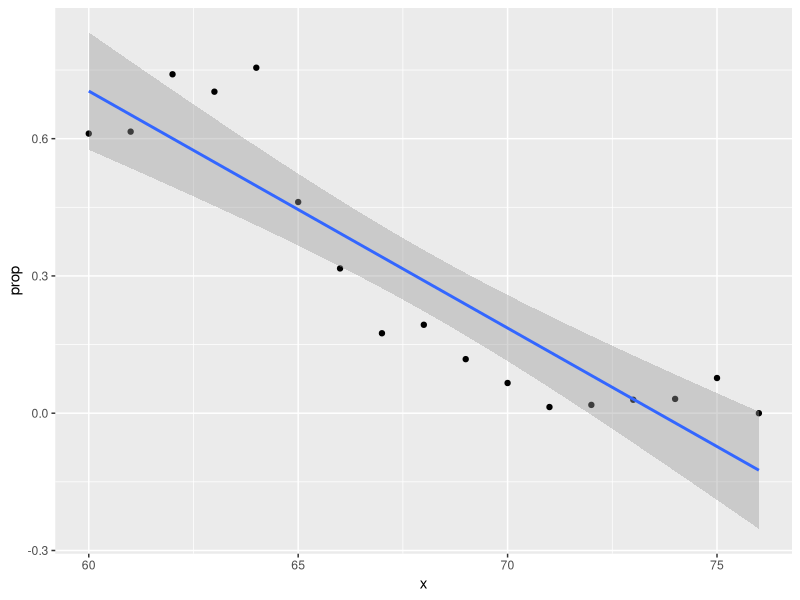
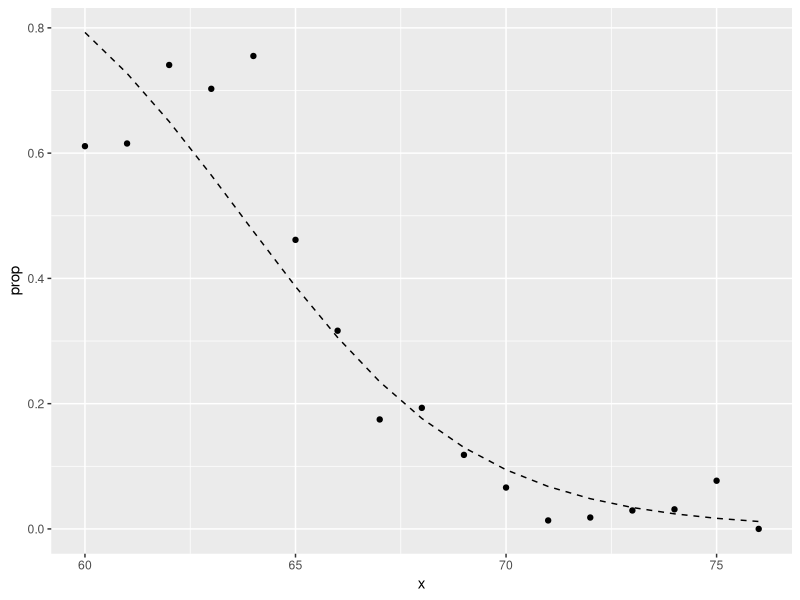

Source code (R) for these figures, in order:
# Regression for categorical outcomes # 
library(tidyverse)
library(caret)
library(dslabs)
data("heights")
y <- heights$height

set.seed(2, sample.kind = "Rounding") #if you are using R 3.6 or later

test_index <- createDataPartition(y, times = 1, p = 0.5, list = FALSE)
train_set <- heights %>% slice(-test_index)
test_set <- heights %>% slice(test_index)
# What is the probability of  being female if you're 66 inches tall?
train_set %>% 
  filter(round(height)==66) %>%
  summarize(y_hat = mean(sex=="Female"))


# Conditional probabilities are close to linear
heights %>% 
  mutate(x = round(height)) %>%
  group_by(x) %>%
  filter(n() >= 10) %>%
  summarize(prop = mean(sex == "Female")) %>%
  ggplot(aes(x, prop)) +
  geom_point()+
  geom_smooth(method="lm")

# Estimate equation shows in graph above
lm_fit <- mutate(train_set, y = as.numeric(sex == "Female")) %>% lm(y ~ height, data = .)

p_hat <- predict(lm_fit, test_set)
y_hat <- ifelse(p_hat > 0.5, "Female", "Male") %>% factor()

confusionMatrix(y_hat, test_set$sex)


# Now estimating using GLm, for non-linear estimates bound between 0&1

# fit logistic regression model
glm_fit <- train_set %>% 
  mutate(y = as.numeric(sex == "Female")) %>%
  glm(y ~ height, data=., family = "binomial")

p_hat_logit <- predict(glm_fit, newdata = test_set, type = "response")

tmp <- heights %>% 
  mutate(x = round(height)) %>%
  group_by(x) %>%
  filter(n() >= 10) %>%
  summarize(prop = mean(sex == "Female")) 

logistic_curve <- data.frame(x = seq(min(tmp$x), max(tmp$x))) %>%
  mutate(p_hat = plogis(glm_fit$coef[1] + glm_fit$coef[2]*x))

tmp %>% 
  ggplot(aes(x, prop)) +
  geom_point() +
  geom_line(data = logistic_curve, mapping = aes(x, p_hat), lty = 2)

y_hat_logit <- ifelse(p_hat_logit > 0.5, "Female", "Male") %>% factor
confusionMatrix(y_hat_logit, test_set$sex)$overall[["Accuracy"]]
